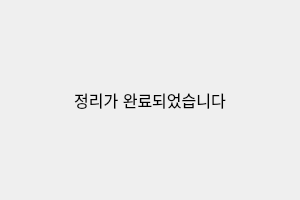
<?xml version="1.0" encoding="UTF-8"?>
<ui version="4.0">
 <class>Dialog</class>
 <widget class="QDialog" name="Dialog">
  <property name="geometry">
   <rect>
    <x>0</x>
    <y>0</y>
    <width>300</width>
    <height>200</height>
   </rect>
  </property>
  <property name="windowTitle">
   <string>DesktopCleaner</string>
  </property>
  <property name="windowIcon">
   <iconset>
    <normaloff>image/icon.png</normaloff>image/icon.png</iconset>
  </property>
  <layout class="QVBoxLayout" name="verticalLayout_2">
   <item>
    <layout class="QVBoxLayout" name="verticalLayout">
     <item>
      <spacer name="verticalSpacer">
       <property name="orientation">
        <enum>Qt::Vertical</enum>
       </property>
       <property name="sizeHint" stdset="0">
        <size>
         <width>20</width>
         <height>40</height>
        </size>
       </property>
      </spacer>
     </item>
     <item>
      <widget class="QLabel" name="label">
       <property name="font">
        <font>
         <pointsize>12</pointsize>
        </font>
       </property>
       <property name="text">
        <string>정리가 완료되었습니다</string>
       </property>
       <property name="alignment">
        <set>Qt::AlignCenter</set>
       </property>
      </widget>
     </item>
     <item>
      <spacer name="verticalSpacer_2">
       <property name="orientation">
        <enum>Qt::Vertical</enum>
       </property>
       <property name="sizeHint" stdset="0">
        <size>
         <width>20</width>
         <height>40</height>
        </size>
       </property>
      </spacer>
     </item>
    </layout>
   </item>
  </layout>
 </widget>
 <resources/>
 <connections/>
</ui>
